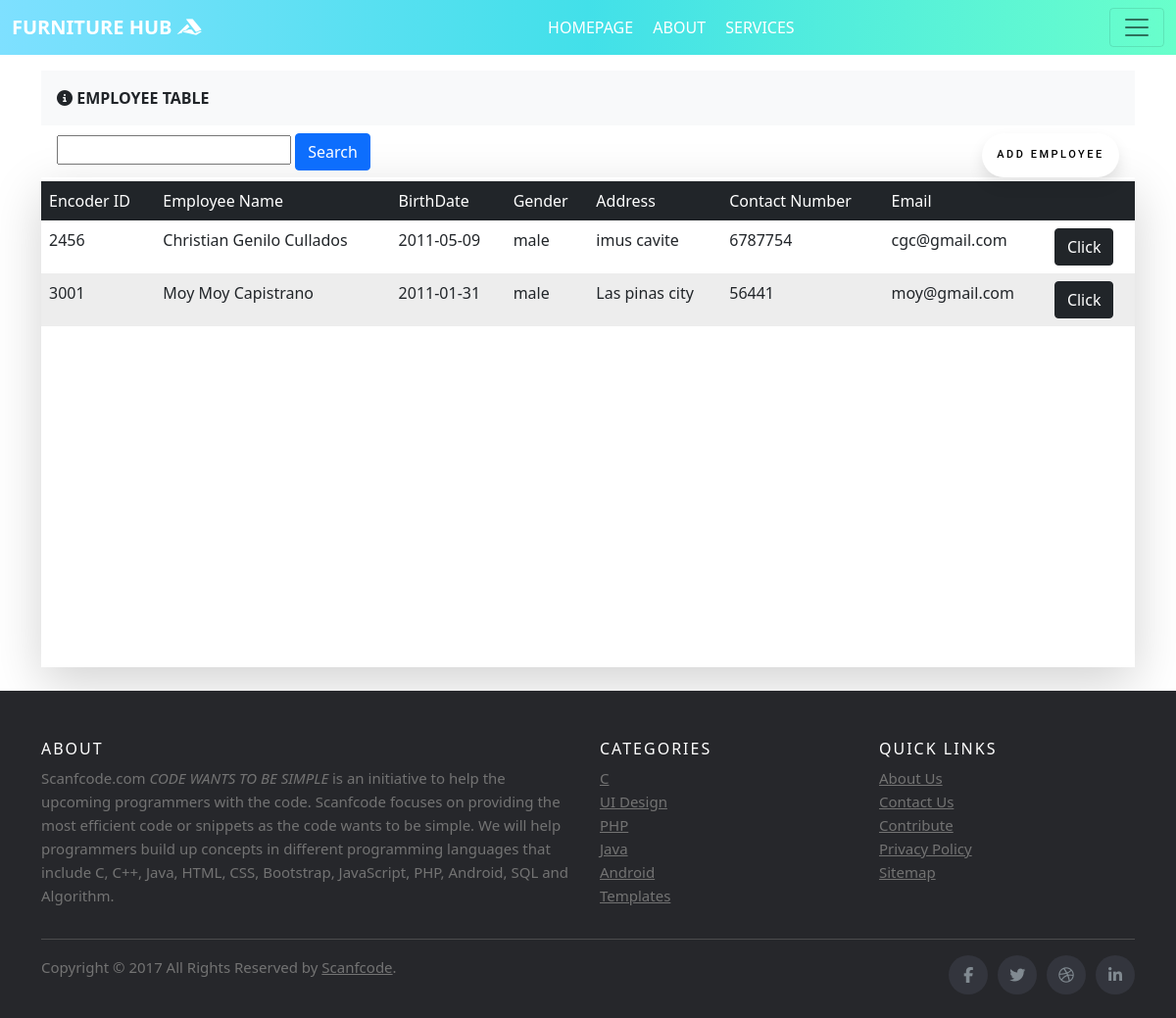
Page /employeetable.php on the earlier database version.
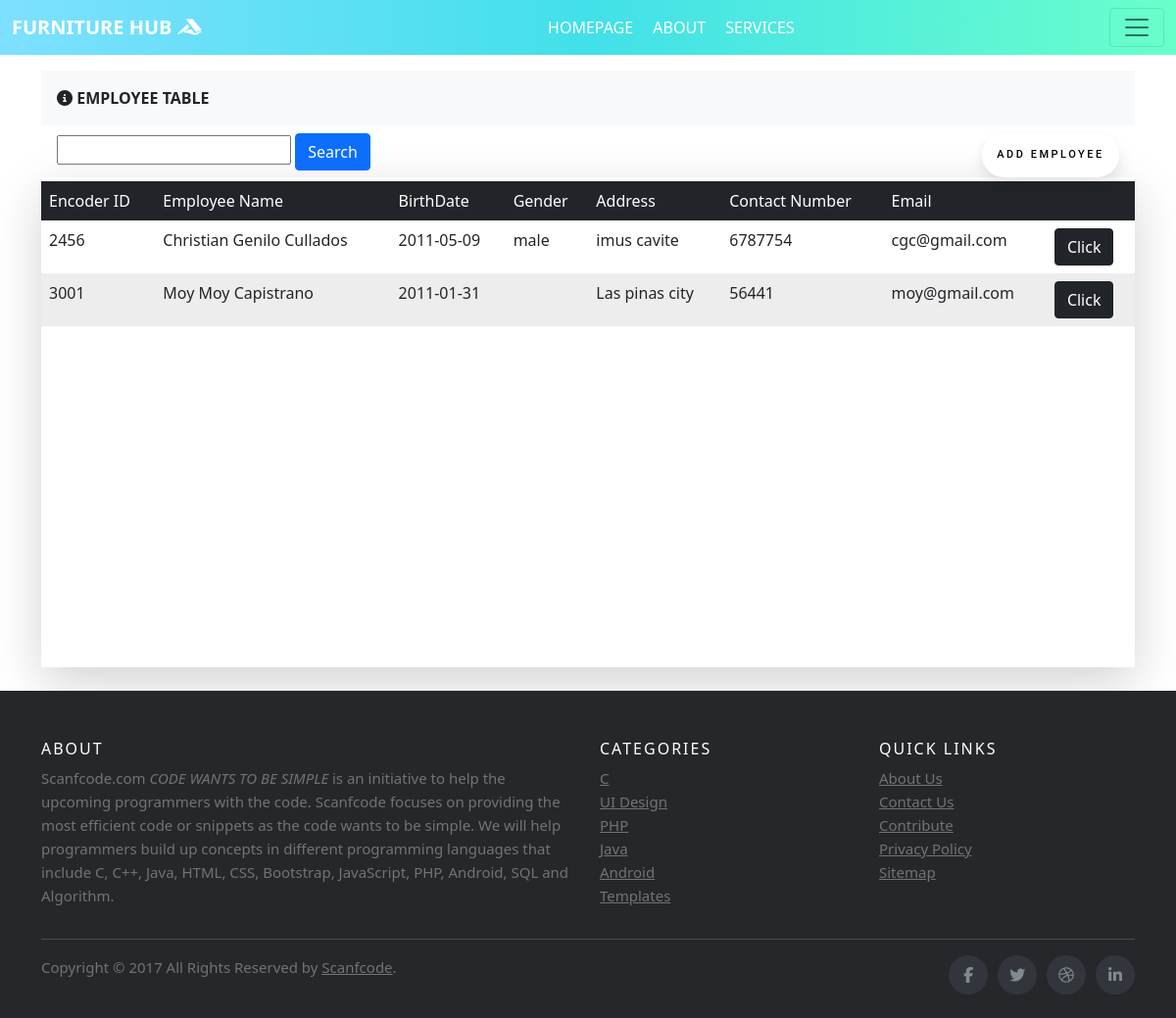
Same page on the later database version.
### tables this page shows
CREATE TABLE `employee_tbl` (
  `EncoderID` bigint(20) NOT NULL,
  `FirstName` text NOT NULL,
  `MidName` varchar(50) NOT NULL,
  `LastName` varchar(50) NOT NULL,
  `BirthDate` date NOT NULL,
  `Gender` varchar(10) NOT NULL,
  `Address` text NOT NULL,
  `ContactNos` varchar(25) NOT NULL,
  `EmailAddress` text NOT NULL,
  `Password` varchar(250) NOT NULL,
  `BloodType` varchar(5) NOT NULL
);

### employeetable.php (the view, shortened to what the changed rows need)
<!DOCTYPE html>
<html>
<head>
</head>
<link href="https://cdn.jsdelivr.net/npm/bootstrap@5.1.3/dist/css/bootstrap.min.css" rel="stylesheet">
<link rel="stylesheet" href="orderstyle/orderstyle.css">
<body>
<br><br><br>
<div class="container">
  <div class=" shadow-lg">
  <div id="table-wrapper ">
      <div id="table-scroll">
  <table   class="table table-hover my-1 caption-top table-borderless">
  <thead class="table-dark">
    <tr >
      <th class="fw-light">Encoder ID</th>
      <th class="fw-light">Employee Name</th>
      <th class="fw-light">BirthDate</th>
      <th class="fw-light">Gender</th>
      <th class="fw-light">Address</th>
      <th class="fw-light">Contact Number</th>
      <th class="fw-light">Email</th>
      <th class="fw-light"></th>
    </tr>
  </thead>
      <tbody class="color">
               <?php
        include 'connection.php';
        $sql = "SELECT * FROM employee_tbl";
        $result = $db->query($sql);
        if($result->num_rows>0){
         while($row=$result->fetch_assoc()){
          $order_id = $row["EncoderID"];
          $customer_id = $row["FirstName"];
          $orderdetails_id =$row["MidName"];
          $order_amt = $row["LastName"];
          $order_stat = $row["BirthDate"];
          $encoder_id = $row["Gender"];
          $remarks = $row["Address"];
          $contact = $row["ContactNos"];
          $email = $row["EmailAddress"];
           echo
          "<tr row_id='$order_id'>
            <td>$order_id</td>"
          ."<td>$customer_id "."$orderdetails_id "."$order_amt</td>"
          ."<td>$order_stat</td>"
          ."<td>$encoder_id</td>"
          ."<td>$remarks</td>"
          ."<td>$contact</td>"
          ."<td>$email</td>"
           . "<td><button type='button' class='btn btn-dark'>Click</button></td>
           </tr>";
          }
          echo "</table>";
          }else{
         echo "0 results";}
        ?>
      </div>
    </div>
  </div>
  </div>
<br>
</body>
</html>

Differences in the rows shown:
changed employee_tbl "Moy": Gender "male" → (not shown)
